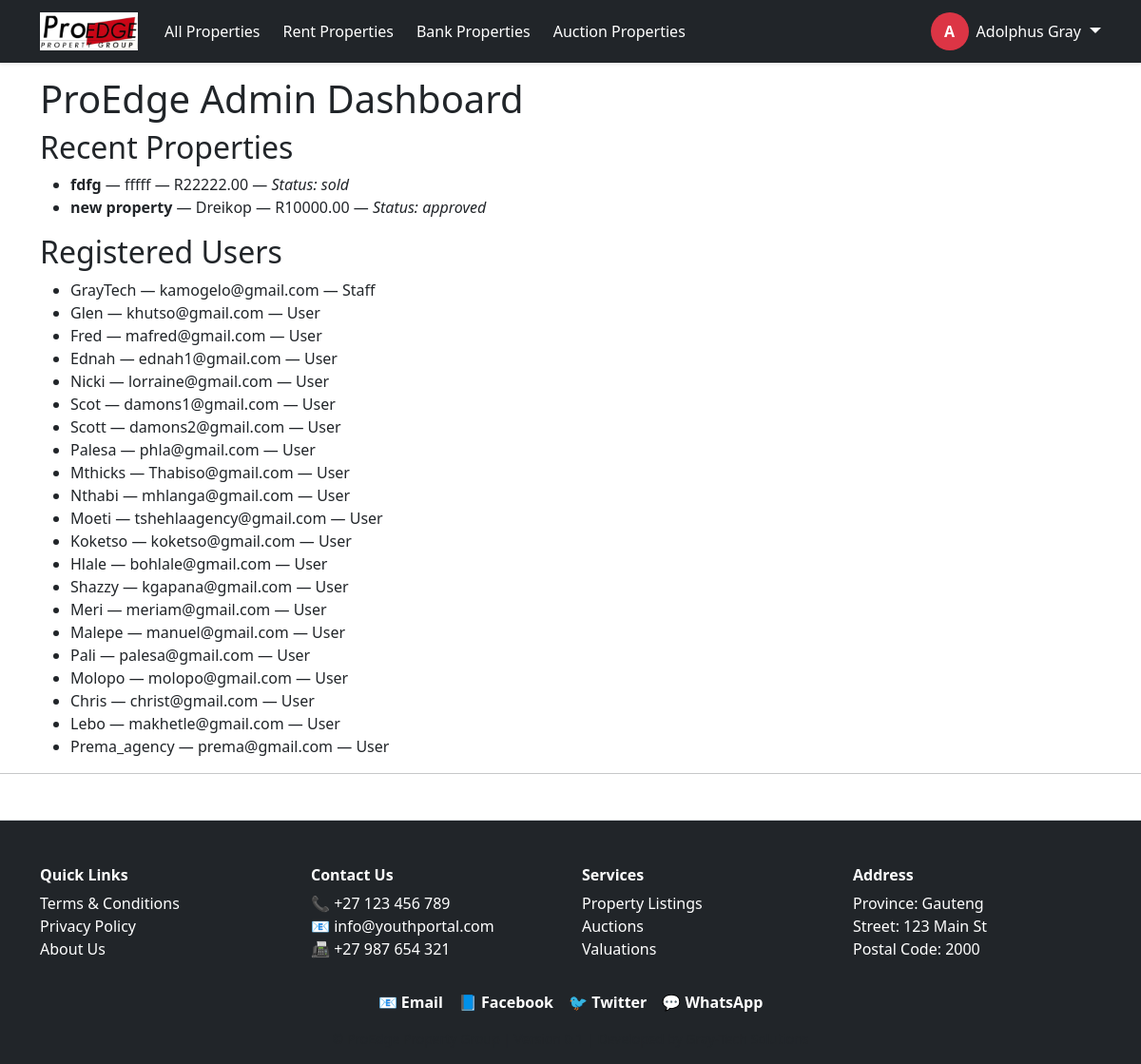
/staff/ (signed in), run on the app's committed database.
### proedge/models.py (models this page shows, shortened)
class CustomUser(AbstractUser):
    ROLE_CHOICES = [
        ('buyer', 'Buyer'),
        ('seller', 'Seller'),
        ('tenant', 'Tenant'),
        ('agency', 'Agency'),
        ('landlord', 'Landlord'),
        ('agent', 'Agent'),
        ('bank', 'Bank'),
        ('auctioneer', 'Auctioneer'),
    ]
    role = models.CharField(max_length=20, choices=ROLE_CHOICES)
    email = models.EmailField(unique=True)
    is_email_verified = models.BooleanField(default=False)

### listings/models.py (models this page shows, shortened)
class Property(models.Model):
    PROPERTY_TYPE_CHOICES = [
        ('house', 'House'),
        ('apartment', 'Apartment'),
        ('land', 'Vacant Land'),
        ('commercial', 'Commercial'),
        ('industrial', 'Industrial'),
    ]
    LISTING_TYPE_CHOICES = [
        ('private', 'Private Seller'),
        ('agent', 'Agent'),
        ('bank', 'Bank Property'),
    ]
    STATUS_CHOICES = [
        ('approved', 'Approved'),
        ('pending', 'Pending'),
        ('rejected', 'Rejected'),
        ('sold', 'Sold'),
    ]
    title = models.CharField(max_length=200)
    description = models.TextField()
    price = models.DecimalField(max_digits=12, decimal_places=2)
    location = models.CharField(max_length=255)
    province = models.CharField(max_length=100)  # Now a free-text field
    area = models.CharField(max_length=100, null=True, blank=True)
    property_type = models.CharField(max_length=20, choices=PROPERTY_TYPE_CHOICES)
    listing_type = models.CharField(max_length=20, choices=LISTING_TYPE_CHOICES, default='')
    status = models.CharField(max_length=20, choices=STATUS_CHOICES)
    latitude = models.DecimalField(max_digits=9, decimal_places=6, null=True, blank=True)
    longitude = models.DecimalField(max_digits=9, decimal_places=6, null=True, blank=True)
    floor_plan = models.FileField(upload_to='floor_plans/', null=True, blank=True)
    number_of_bedrooms = models.PositiveIntegerField(null=True, blank=True)
    number_of_kitchens = models.PositiveIntegerField(null=True, blank=True)
    number_of_bathrooms = models.PositiveIntegerField(null=True, blank=True)
    number_of_garages = models.PositiveIntegerField(null=True, blank=True)
    floor_area_m2 = models.DecimalField(max_digits=10, decimal_places=2, null=True, blank=True)
    erf_size_m2 = models.DecimalField(max_digits=10, decimal_places=2, null=True, blank=True)
    price_per_m2 = models.DecimalField(max_digits=10, decimal_places=2, null=True, blank=True)
    price_per_erf_m2 = models.DecimalField(max_digits=10, decimal_places=2, null=True, blank=True)
    has_parking = models.BooleanField(default=False)
    number_of_parking_slots = models.CharField(max_length=10, blank=True, default="N/A")
    seller = models.ForeignKey(settings.AUTH_USER_MODEL, on_delete=models.CASCADE, related_name='properties', null=True, blank=True)
    buyer = models.ForeignKey(settings.AUTH_USER_MODEL, on_delete=models.SET_NULL, null=True, blank=True, related_name='purchased_properties')
    landlord = models.ForeignKey(settings.AUTH_USER_MODEL, on_delete=models.SET_NULL, null=True, blank=True, related_name='rented_properties')
    tenant = models.ForeignKey(settings.AUTH_USER_MODEL, on_delete=models.SET_NULL, null=True, blank=True, related_name='rented_by_properties')
    agent = models.ForeignKey(settings.AUTH_USER_MODEL, on_delete=models.SET_NULL, null=True, blank=True, related_name='listed_properties')
    agents = models.ManyToManyField(settings.AUTH_USER_MODEL, blank=True, related_name='properties_assigned')
    bank = models.ForeignKey(settings.AUTH_USER_MODEL, on_delete=models.SET_NULL, null=True, blank=True, related_name='banked_properties')
    auctioneer = models.ForeignKey(settings.AUTH_USER_MODEL, on_delete=models.SET_NULL, null=True, blank=True, related_name='auctioned_properties')
    agency = models.ForeignKey('Agency', on_delete=models.CASCADE, null=True, blank=True, related_name='properties')
    created_at = models.DateTimeField(auto_now_add=True)
    listed_by_agent = models.ForeignKey("AgentProfile", on_delete=models.SET_NULL, null=True, blank=True)
    class Meta:
        verbose_name_plural = "Properties"

### staff/views.py (the view)
# urls.py: path('', views.dashboard, name='dashboard'),
@login_required
@user_passes_test(is_staff_user)
def dashboard(request):
    properties = Property.objects.all()
    users = User.objects.all()
    return render(request, 'staff/dashboard.html', {
        'properties': properties,
        'users': users,
    })

### staff/views.py (called while the page is built)
def is_staff_user(user):
    return user.is_authenticated and user.is_staff

### staff/templates/staff/dashboard.html
{% extends 'base.html' %}
{% block content %}
<h1>ProEdge Admin Dashboard</h1>
<section>
  <h2>Recent Properties</h2>
  <ul>
    {% for prop in properties %}
      <li>
        <strong>{{ prop.title }}</strong> — {{ prop.location }} — R{{ prop.price }} —
        <em>Status: {{ prop.status }}</em>
      </li>
    {% empty %}
      <li>No properties found.</li>
    {% endfor %}
  </ul>
</section>
<section>
  <h2>Registered Users</h2>
  <ul>
    {% for user in users %}
      <li>{{ user.username }} — {{ user.email }} — {{ user.is_staff|yesno:"Staff,User" }}</li>
    {% empty %}
      <li>No users registered.</li>
    {% endfor %}
  </ul>
</section>
{% endblock %}

### proedge/templates/base.html (shortened to what this page needs)
{% load static %}
<!DOCTYPE html>
<html lang="en">
<head>
    <link href="https://cdn.jsdelivr.net/npm/bootstrap@5.3.0/dist/css/bootstrap.min.css" rel="stylesheet">
    <link rel="stylesheet" href="https://cdnjs.cloudflare.com/ajax/libs/font-awesome/6.4.0/css/all.min.css">
    <link rel="stylesheet" href="{% static 'proedge/css/style.css' %}">
    <link rel="stylesheet" href="https://cdn.jsdelivr.net/npm/lightgallery@2.7.1/css/lightgallery.min.css">
    <link rel="stylesheet" href="https://unpkg.com/leaflet/dist/leaflet.css" />
    <link rel="stylesheet" href="https://unpkg.com/leaflet@1.9.5/dist/leaflet.css"
/>
<link rel="stylesheet" href="https://cdn.jsdelivr.net/npm/lightgallery@2.7.1/css/lightgallery-bundle.min.css" />
<link rel="stylesheet" href="https://cdn.jsdelivr.net/npm/lightgallery@2.7.1/plugins/thumbnail/lg-thumbnail.min.css">
<link rel="stylesheet" href="https://cdn.jsdelivr.net/npm/lightgallery@2.7.1/plugins/zoom/lg-zoom.min.css">
<link rel="stylesheet" href="https://cdn.jsdelivr.net/npm/lightgallery@2.7.1/plugins/fullscreen/lg-fullscreen.min.css">
<link rel="stylesheet" href="https://cdn.jsdelivr.net/npm/lightgallery@2.7.1/plugins/share/lg-share.min.css">
<link rel="stylesheet" href="https://cdn.jsdelivr.net/npm/lightgallery@2.7.1/plugins/pager/lg-pager.min.css">
</head>
<body>
<header>
  <nav class="navbar navbar-expand-lg navbar-dark bg-dark fixed-top shadow-sm">
  <div class="container">
    <a class="navbar-brand fw-bold" href="/">
      <img src="{% static 'images/logo.png' %}" alt="ProEdge Logo" style="height: 40px;">
    </a>
    <div class="collapse navbar-collapse" id="navbarMain">
      <ul class="navbar-nav me-auto mb-2 mb-lg-0">
        <li class="nav-item">
          <a class="nav-link btn btn-outline-danger text-white mx-1 {% if request.path == '/' or request.path == '/properties/' %}active{% endif %}" href="{% url 'property_list' %}">All Properties</a>
        </li>
        <li class="nav-item">
          <a class="nav-link btn btn-outline-danger text-white mx-1 {% if request.path == '/rent/' %}active{% endif %}" href="{% url 'property_list' %}">Rent Properties</a>
        </li>
        <li class="nav-item">
          <a class="nav-link btn btn-outline-danger text-white mx-1 {% if request.path == '/bank/' %}active{% endif %}" href="{% url 'property_list' %}">Bank Properties</a>
        </li>
        <li class="nav-item">
          <a class="nav-link btn btn-outline-danger text-white mx-1 {% if request.path == '/auctions/' %}active{% endif %}" href="{% url 'property_list' %}">Auction Properties</a>
        </li>
      </ul>
      <div class="d-flex align-items-center">
        {% if user.is_authenticated %}
          <div class="dropdown d-flex align-items-center">
            <a class="d-flex align-items-center text-decoration-none text-white me-1" href="{% url 'dashboard_redirect' %}">
              <div class="rounded-circle bg-danger text-white d-flex justify-content-center align-items-center fw-bold"
                   style="width: 40px; height: 40px;">
                {{ user.get_full_name|default:user.username|slice:":1"|upper }}
              </div>
              <span class="ms-2">{{ user.get_full_name|default:user.username }}</span>
            </a>
            <a class="dropdown-toggle text-white fs-5" href="#" id="userDropdown" data-bs-toggle="dropdown" aria-expanded="false" style="margin-left: 5px;"></a>
          </div>
        {% else %}
          <a class="btn btn-outline-danger text-white me-2 px-4 fw-semibold" href="{% url 'login' %}">Login</a>
          <a class="btn btn-danger px-4 fw-semibold" href="{% url 'register' %}">Register</a>
        {% endif %}
      </div>
    </div>
  </div>
</nav>
</header>
<main class="container mt-4">
  {% block content %}{% endblock %}
</main>
<hr>
<footer class="bg-dark text-white mt-5 pt-5 pb-3 border-top">
  <div class="container">
    <div class="row">
      <div class="col-6 col-md-3 mb-3">
        <h6 class="fw-bold mb-2">Quick Links</h6>
        <ul class="list-unstyled">
          <li><a href="#" class="text-white text-decoration-none">Terms & Conditions</a></li>
          <li><a href="#" class="text-white text-decoration-none">Privacy Policy</a></li>
          <li><a href="#" class="text-white text-decoration-none">About Us</a></li>
        </ul>
      </div>
      <div class="col-6 col-md-3 mb-3">
        <h6 class="fw-bold mb-2">Contact Us</h6>
        <ul class="list-unstyled">
          <li>📞 +27 123 456 789</li>
          <li>📧 <a href="mailto:info@youthportal.com" class="text-white text-decoration-none">info@youthportal.com</a></li>
          <li>📠 +27 987 654 321</li>
        </ul>
      </div>
      <div class="col-6 col-md-3 mb-3">
        <h6 class="fw-bold mb-2">Services</h6>
        <ul class="list-unstyled">
          <li><a href="#" class="text-white text-decoration-none">Property Listings</a></li>
          <li><a href="#" class="text-white text-decoration-none">Auctions</a></li>
          <li><a href="#" class="text-white text-decoration-none">Valuations</a></li>
        </ul>
      </div>
      <div class="col-6 col-md-3 mb-3">
        <h6 class="fw-bold mb-2">Address</h6>
        <ul class="list-unstyled">
          <li>Province: Gauteng</li>
          <li>Street: 123 Main St</li>
          <li>Postal Code: 2000</li>
        </ul>
      </div>
    </div>
    <div class="d-flex justify-content-center gap-3 mb-3 flex-wrap">
      <a href="mailto:info@youthportal.com" class="text-white text-decoration-none fw-bold">📧 Email</a>
      <a href="https://facebook.com" target="_blank" class="text-white text-decoration-none fw-bold">📘 Facebook</a>
      <a href="https://twitter.com" target="_blank" class="text-white text-decoration-none fw-bold">🐦 Twitter</a>
      <a href="https://wa.me/1234567890" target="_blank" class="text-white text-decoration-none fw-bold">💬 WhatsApp</a>
    </div>
    <div class="text-center text-muted small">
    </div>
  </div>
</footer>
</body>
</html>

### data on the page
CustomUser: get_full_name "A", get_full_name "Adolphus Gray", username "GrayTech", email "kamogelo@gmail.com", is_staff "Staff"
Property: title "fdfg", location "fffff", price "22222.00", status "sold"
Property: title "new property", location "Dreikop", price "10000.00", status "approved"
CustomUser: username "Glen", email "khutso@gmail.com", is_staff "User"
CustomUser: username "Fred", email "mafred@gmail.com", is_staff "User"
CustomUser: username "Ednah", email "ednah1@gmail.com", is_staff "User"
CustomUser: username "Nicki", email "lorraine@gmail.com", is_staff "User"
CustomUser: username "Scot", email "damons1@gmail.com", is_staff "User"
CustomUser: username "Scott", email "damons2@gmail.com", is_staff "User"
CustomUser: username "Palesa", email "phla@gmail.com", is_staff "User"
CustomUser: username "Mthicks", email "Thabiso@gmail.com", is_staff "User"
CustomUser: username "Nthabi", email "mhlanga@gmail.com", is_staff "User"
CustomUser: username "Moeti", email "tshehlaagency@gmail.com", is_staff "User"
CustomUser: username "Koketso", email "koketso@gmail.com", is_staff "User"
CustomUser: username "Hlale", email "bohlale@gmail.com", is_staff "User"
CustomUser: username "Shazzy", email "kgapana@gmail.com", is_staff "User"
CustomUser: username "Meri", email "meriam@gmail.com", is_staff "User"
CustomUser: username "Malepe", email "manuel@gmail.com", is_staff "User"
CustomUser: username "Pali", email "palesa@gmail.com", is_staff "User"
CustomUser: username "Molopo", email "molopo@gmail.com", is_staff "User"
CustomUser: username "Chris", email "christ@gmail.com", is_staff "User"
CustomUser: username "Lebo", email "makhetle@gmail.com", is_staff "User"
CustomUser: username "Prema_agency", email "prema@gmail.com", is_staff "User"
